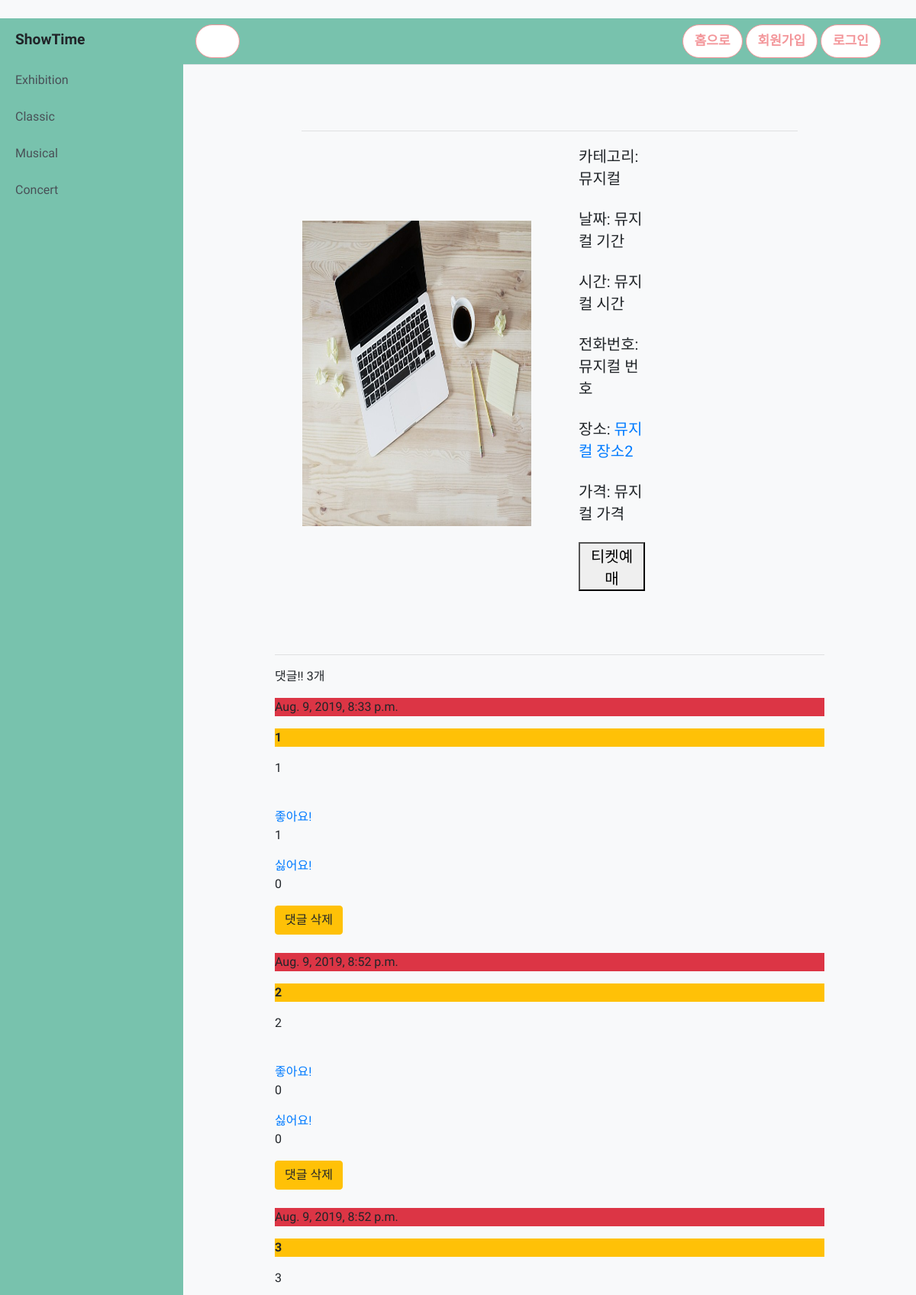
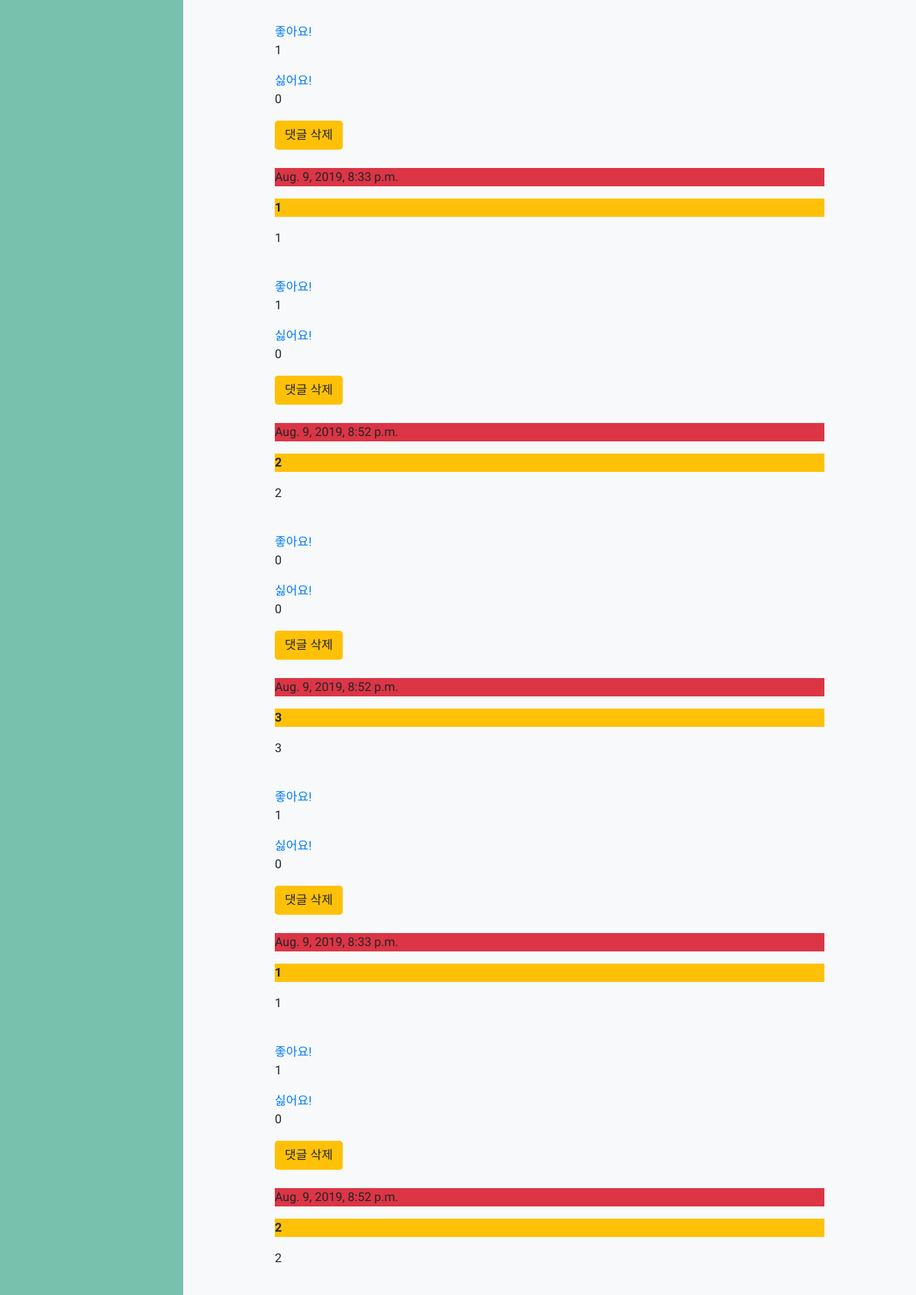
The app's page /post/1/ (upper part) with its own data (2 pictures, top to bottom).
### show/models.py (models this page shows, shortened)
class Post(models.Model):
    category = models.ForeignKey(Category, on_delete=models.CASCADE)
    title= models.CharField(max_length=300)
    date=models.CharField(max_length=300)
    time=models.CharField(max_length=300)
    tel=models.CharField(max_length=300)
    place1=models.CharField(max_length=300)
    place2=models.CharField(max_length=300)
    place_url=models.CharField(max_length=300)
    price=models.CharField(max_length=300)
    link=models.CharField(max_length=300)
    image = models.ImageField(upload_to='images/')

class Category(models.Model):
    category = models.CharField(max_length=30)
    def __str__(self):
        return self.category

class Comment(models.Model):
    post = models.ForeignKey('show.Post', related_name='comments', on_delete=models.CASCADE)
    nickname = models.CharField(max_length=200)
    text = models.TextField()
    created_date = models.DateTimeField(default=timezone.now)
    likes = models.ManyToManyField(User, related_name='likes')
    dislikes = models.ManyToManyField(User, related_name='dislikes')

### show/views.py (the view)
# urls.py: path('post/<int:post_id>/', show.views.detail, name='detail'),
def detail(request, post_id):
    post_detail=get_object_or_404(Post, pk = post_id)
    form = CommentForm()
    comments = Comment.objects.filter(post=post_detail)
    commentss = Comment.objects.filter(post=post_detail)
    comments = sorted(comments, key=lambda c: c.likes.count(), reverse=True)
    return render(request, 'show/detail.html',{'post':post_detail, 'form':form, 'comments': comments, "commentss":commentss, 'exhibition':exhibition})

### show/templates/show/detail.html (shortened to what this page needs)
{% extends "show/base.html" %}
{% block content %}
<div class="row">
    <div class="fluid-center" style="padding: 15px; margin: 5px 120px;">
        <div class="row">
            <div style="margin: 50px;">
                <hr>
                <table border=0 >
                    <td>
                        <img  src="{{ post.image.url }}" alt="" width=300 height=400>
                    </td>
                    <td style="padding: 30px;"></td>
                    <td style="width: 800px; padding-right: 200px">
                        <p class="detail" >
                        카테고리: {{post.category}} <br><br>
                        날짜: {{post.date}} <br><br>
                        시간: {{post.time}}<br><br>
                        전화번호: {{post.tel}}<br><br>
                        장소: <a href="{{post.place_url}}" target='_blank'>{{post.place2}}</a><br><br>
                        가격: {{post.price}}<br><br>
                        <a href="{{post.link}}" target='_blank'><button >티켓예매</button></a></p>
                    </td>
                </table>
            </div>
        </div>
        <hr>
        <p>댓글!! {{post.comments.count}}개</p>
        {% for comment in comments  %}
            {% for comment in commentss  %}
                <div>
                    <p class="bg-danger">{{comment.created_date}}</p>
                    <p class="bg-warning"><strong>{{comment.nickname}}</strong></p>
                    <p class="bg-danger">{{comment.text|linebreaks}}</p>
                    <br>
                    <a href="{% url 'post_like' comment.id %}">좋아요!</a>
                    <p> {{ comment.likes.count }} </p>
                    <a href="{% url 'detail' post.id %}">싫어요!</a>
                    <P> {{ comment.dislikes.count }} </P>
                    <a href = "{% url 'comment_delete' comment.id %}" class="btn btn-warning" onclick="return confirm('정말로 삭제하시겠습니까?')">댓글 삭제</a>
                    <br>
                </div>
                <br>
                {% empty %}
                <p>댓글이 존재하지 않습니다!!!</p>
            {% endfor %}
        {% endfor %}
    </div>
</div>
{% endblock %}

### show/static/show/home.css (style rules this page uses)
body { overflow-x: hidden; width: 100%; background-color:#F8F9FA; font-family: 'Nanum Myeongjo', serif; }
.detail { font-size: 20px; }

### records on screen
Post: image (picture), category "뮤지컬", date "뮤지컬 기간", time "뮤지컬 시간", tel "뮤지컬 번호", place2 "뮤지컬 장소2", price "뮤지컬 가격", comments.count "3"
Comment: created_date "Aug. 9, 2019, 8:33 p.m.", nickname "1", text "1", likes.count "1", dislikes.count "0"
Comment: created_date "Aug. 9, 2019, 8:52 p.m.", nickname "2", text "2", likes.count "0", dislikes.count "0"
Comment: created_date "Aug. 9, 2019, 8:52 p.m.", nickname "3", text "3", likes.count "1", dislikes.count "0"
